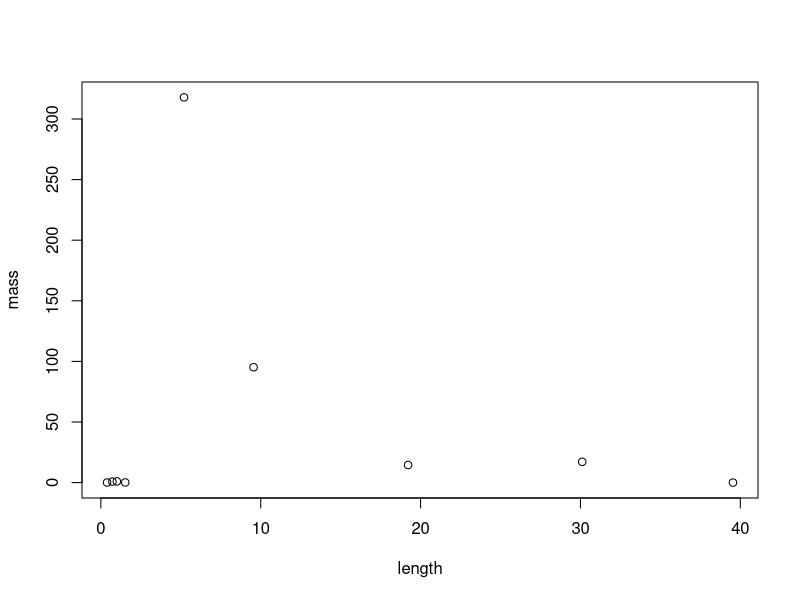

The R script that drew this image:
length=c(0.3871,0.7233,1,1.5237,5.2026,9.5549,19.2184,30.1104,39.5405)
mass=c(0.05527,0.815,1,0.1074,317.83,95.16,14.54,17.15,0.0023)
cor.test(length,mass)
plot(length,mass)
